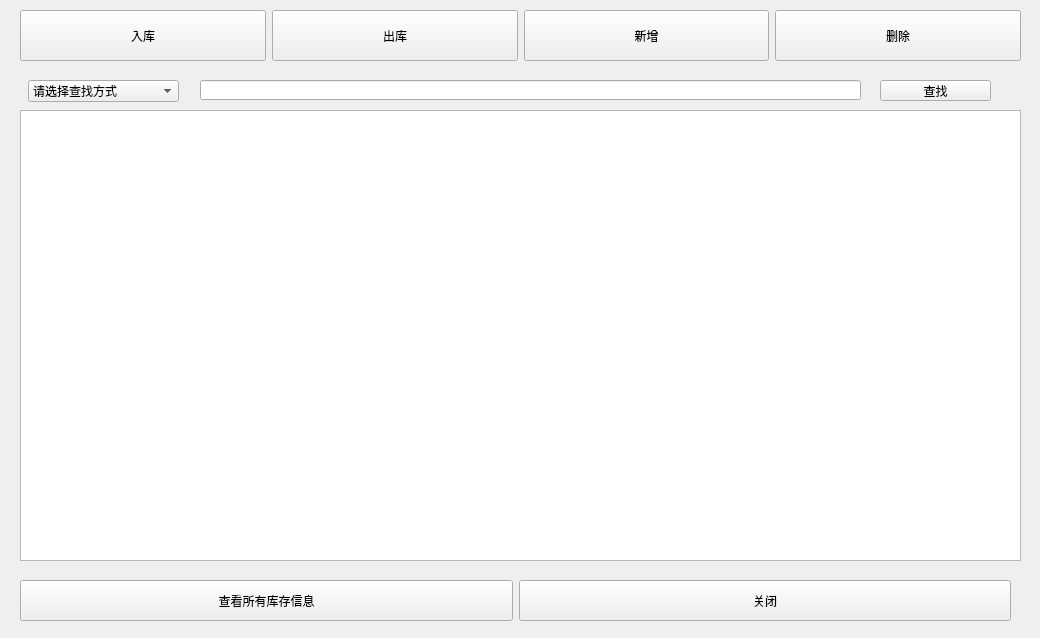
<?xml version="1.0" encoding="UTF-8"?>
<ui version="4.0">
 <class>cangku</class>
 <widget class="QWidget" name="cangku">
  <property name="geometry">
   <rect>
    <x>0</x>
    <y>0</y>
    <width>1040</width>
    <height>638</height>
   </rect>
  </property>
  <property name="windowTitle">
   <string>仓库</string>
  </property>
  <widget class="QTableView" name="tableView">
   <property name="geometry">
    <rect>
     <x>20</x>
     <y>110</y>
     <width>1001</width>
     <height>451</height>
    </rect>
   </property>
  </widget>
  <widget class="QComboBox" name="comboBox">
   <property name="geometry">
    <rect>
     <x>28</x>
     <y>80</y>
     <width>151</width>
     <height>22</height>
    </rect>
   </property>
   <item>
    <property name="text">
     <string>请选择查找方式</string>
    </property>
   </item>
   <item>
    <property name="text">
     <string>按ID查找</string>
    </property>
   </item>
   <item>
    <property name="text">
     <string>按名称查找</string>
    </property>
   </item>
  </widget>
  <widget class="QPushButton" name="pushButton">
   <property name="geometry">
    <rect>
     <x>880</x>
     <y>80</y>
     <width>111</width>
     <height>21</height>
    </rect>
   </property>
   <property name="text">
    <string>查找</string>
   </property>
  </widget>
  <widget class="QLineEdit" name="lineEdit">
   <property name="geometry">
    <rect>
     <x>200</x>
     <y>80</y>
     <width>661</width>
     <height>20</height>
    </rect>
   </property>
  </widget>
  <widget class="QWidget" name="layoutWidget">
   <property name="geometry">
    <rect>
     <x>20</x>
     <y>10</y>
     <width>1001</width>
     <height>51</height>
    </rect>
   </property>
   <layout class="QHBoxLayout" name="horizontalLayout">
    <item>
     <widget class="QPushButton" name="pushButton_in">
      <property name="sizePolicy">
       <sizepolicy hsizetype="Minimum" vsizetype="Preferred">
        <horstretch>0</horstretch>
        <verstretch>0</verstretch>
       </sizepolicy>
      </property>
      <property name="text">
       <string>入库</string>
      </property>
     </widget>
    </item>
    <item>
     <widget class="QPushButton" name="pushButton_out">
      <property name="sizePolicy">
       <sizepolicy hsizetype="Minimum" vsizetype="Preferred">
        <horstretch>0</horstretch>
        <verstretch>0</verstretch>
       </sizepolicy>
      </property>
      <property name="text">
       <string>出库</string>
      </property>
     </widget>
    </item>
    <item>
     <widget class="QPushButton" name="pushButton_new">
      <property name="sizePolicy">
       <sizepolicy hsizetype="Minimum" vsizetype="Preferred">
        <horstretch>0</horstretch>
        <verstretch>0</verstretch>
       </sizepolicy>
      </property>
      <property name="text">
       <string>新增</string>
      </property>
     </widget>
    </item>
    <item>
     <widget class="QPushButton" name="pushButton_delete">
      <property name="sizePolicy">
       <sizepolicy hsizetype="Minimum" vsizetype="Preferred">
        <horstretch>0</horstretch>
        <verstretch>0</verstretch>
       </sizepolicy>
      </property>
      <property name="text">
       <string>删除</string>
      </property>
     </widget>
    </item>
   </layout>
  </widget>
  <widget class="QWidget" name="">
   <property name="geometry">
    <rect>
     <x>20</x>
     <y>580</y>
     <width>991</width>
     <height>41</height>
    </rect>
   </property>
   <layout class="QHBoxLayout" name="horizontalLayout_2">
    <item>
     <widget class="QPushButton" name="pushButton_all">
      <property name="sizePolicy">
       <sizepolicy hsizetype="Minimum" vsizetype="Preferred">
        <horstretch>0</horstretch>
        <verstretch>0</verstretch>
       </sizepolicy>
      </property>
      <property name="text">
       <string>查看所有库存信息</string>
      </property>
     </widget>
    </item>
    <item>
     <widget class="QPushButton" name="pushButton_close">
      <property name="sizePolicy">
       <sizepolicy hsizetype="Minimum" vsizetype="Preferred">
        <horstretch>0</horstretch>
        <verstretch>0</verstretch>
       </sizepolicy>
      </property>
      <property name="text">
       <string>关闭</string>
      </property>
     </widget>
    </item>
   </layout>
  </widget>
 </widget>
 <resources/>
 <connections/>
</ui>
